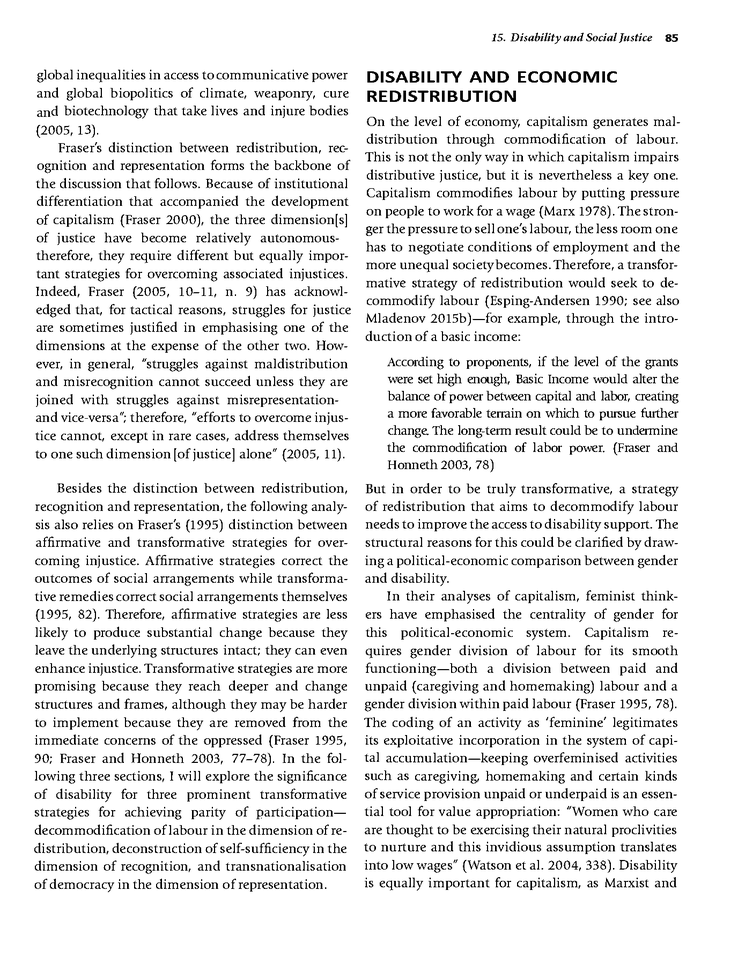
#> input picture sample.png, 738 x 957 px, shrunk from 1376 x 1785 before the run
$ jupyter execute --allow-errors 'Word Extraction From Image.ipynb'   (shell and % lines are left out)
#> lines starting #> are read from the running program, lines starting #| are printed output that depends on the picture; after the words box and inside, x2 and y2 are one past the last pixel; in counts of white or black regions, pixels touching at a corner belong together
# Text detection and extraction using OpenCV and Tesseract-OCR.

This notebook is for me to understand more about OpenCV and Tesseract-OCR.

## 1. Importing Necessary Library

Install library into python virtual environment

[cell 1]
import cv2
import pytesseract
import matplotlib.pyplot as plt

# Path to tesseract executable OCR engine
pytesseract.pytesseract.tesseract_cmd = r'C:/Program Files/Tesseract-OCR/tesseract.exe'

## Get the image

We take the image and grayscale it for the thresholding process later, as thresholding will take on binary value instead of RGB three channel.

[cell 2]
image_path = "sample.png" # Image Source: https://www.csusm.edu/iits/services/accessibility/guides/scanquality.html
image = cv2.imread(image_path)
#> image is the input picture: shape (957, 738, 3); min 0, max 255, mean 230.4

# Convert BGR to Grayscale (as OpenCV uses BGR by default)
gray = cv2.cvtColor(image, cv2.COLOR_BGR2GRAY)

## Apply Thresholding

[cell 3]
# Apply thresholding to get a binary image
ret, thresh1 = cv2.threshold(gray, 0, 255, cv2.THRESH_OTSU | cv2.THRESH_BINARY_INV)
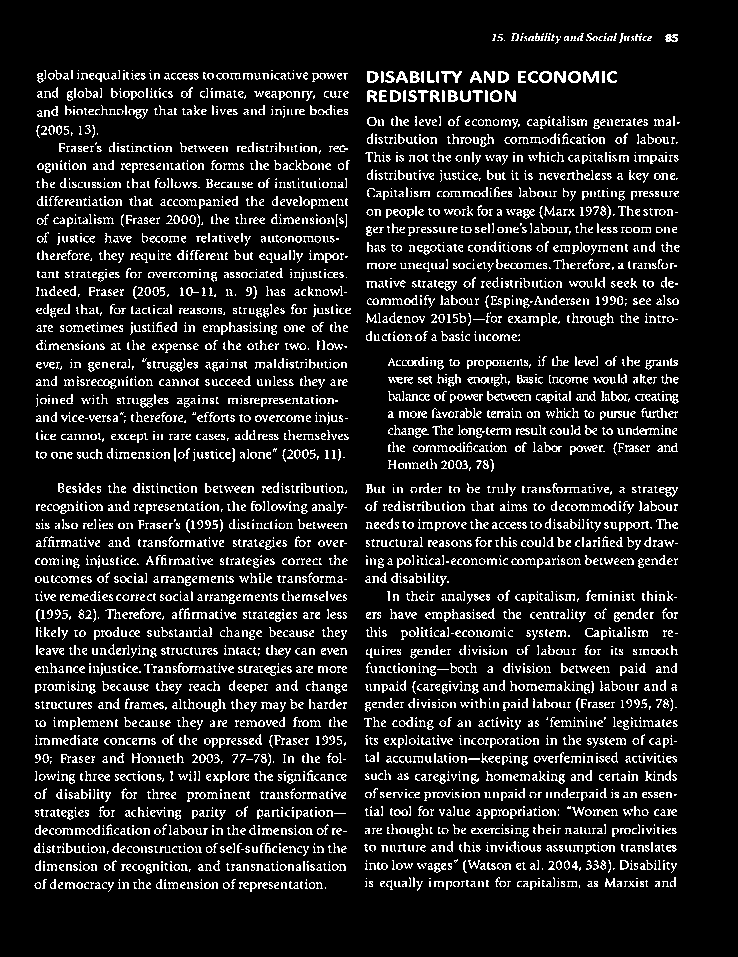
#> thresh1: shape (957, 738); 11.6% white in thin lines or dots, all inside (x1, y1, x2, y2) = (34, 33, 680, 892)
#> ret = 163

## Dilation

Kernel determines the size of operation for morphological operation which in this case is dilation. Dilation will expand the white spaces in a binary image, to better classify detected shapes into groups.

[cell 4]
# Specify kernel size
# Kernel big = more pixels (Detect sentences, paragraphs)
# Kernel small = less pixels (Detect words)
rect_kernel = cv2.getStructuringElement(cv2.MORPH_RECT, (6, 6))

# Dilation to connect text regions
dilation = cv2.dilate(thresh1, rect_kernel, iterations = 1)
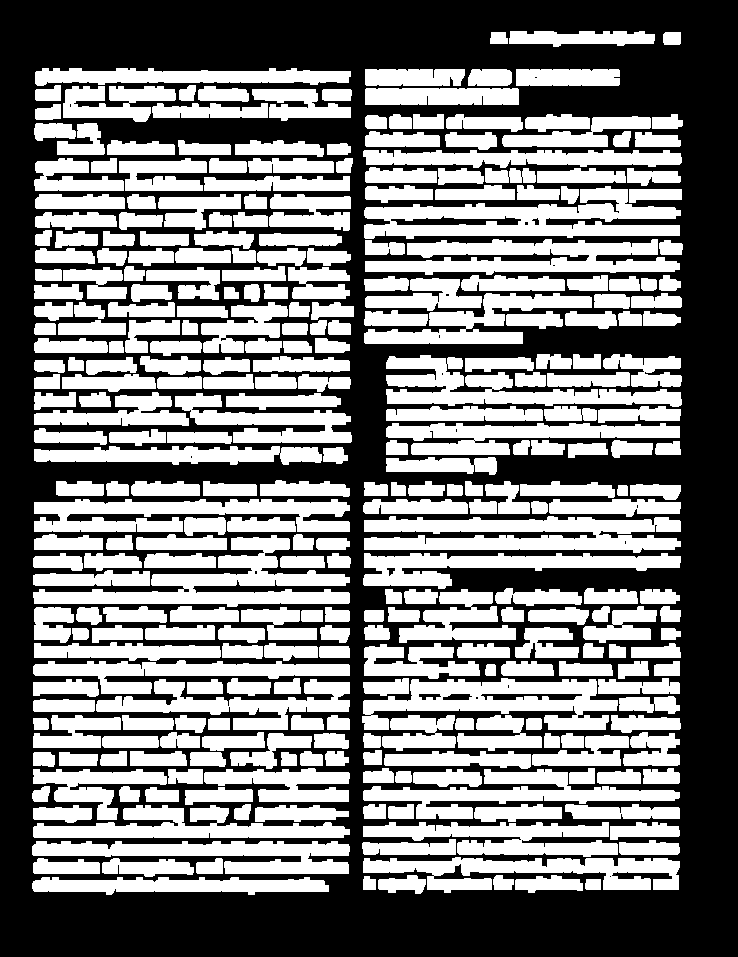
#> dilation: shape (957, 738); 48% white; 320 white regions, largest, box (x1, y1, x2, y2) and area: (364, 186, 681, 239) 8465, (364, 516, 681, 553) 8164, (33, 535, 350, 607) 7977

To understand what does it means by expanding white spaces, here is the example.

### When kernel = (6,6)

[cell 5]
# Display the dilated white areas
plt.figure(figsize=(10,10))
plt.imshow(dilation, cmap='gray')
plt.axis('off')
plt.show()

### When kernel = (18,18)

[cell 6]
# Specify kernel size
# Kernel big = more pixels (Detect sentences, paragraphs)
# Kernel small = less pixels (Detect words)
rect_kernel = cv2.getStructuringElement(cv2.MORPH_RECT, (18, 18))

# Dilation to connect text regions
dilation = cv2.dilate(thresh1, rect_kernel, iterations = 1)
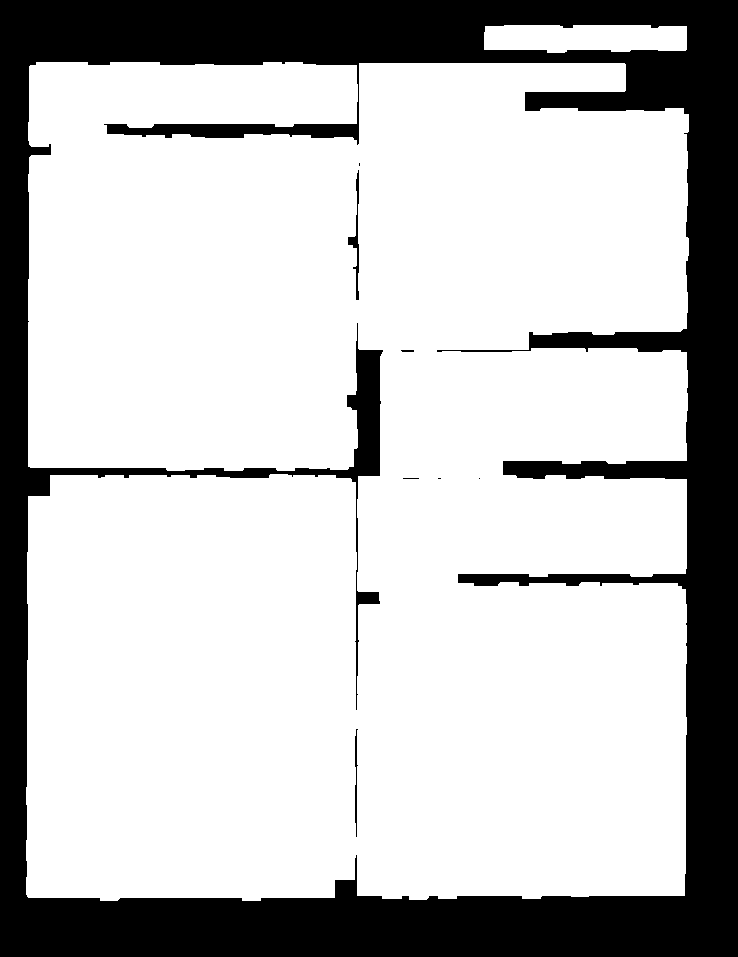
#> dilation: shape (957, 738); 75.3% white; 8 black regions (4 under 20 px)

[cell 7]
# Display the dilated white areas
plt.figure(figsize=(10,10))
plt.imshow(dilation, cmap='gray')
plt.axis('off')
plt.show()

## Find Contours

Contours are boundaries. We get the text groups from the dilated binary image using cv2.findContours. Then, we cropped out the boundaries from the image, and change the image to text contour by contour using Tesseract OCR.

[cell 8]
# Find contours
contours, hierarchy = cv2.findContours(dilation, cv2.RETR_EXTERNAL, cv2.CHAIN_APPROX_NONE)
#> contours = 2 contours; box (x1, y1, x2, y2) and area: (26, 62, 689, 901) 523732, (484, 25, 687, 53) 4860
# mode = how to retrieve contours
# method = how to approximate the contours

img2 = image.copy()

# Larger kernel = more pixels, less contours, smaller number of loops
print(f"Number of contours found = {len(contours)}\n")
#| Number of contours found = 2

#> (the rest of this cell did not finish here and is left out)

## Show the boundaries

[cell 9]
# Display the image with 8 bounding boxes as contours = 8
plt.figure(figsize=(10,10))
plt.imshow(cv2.cvtColor(img2, cv2.COLOR_BGR2RGB))
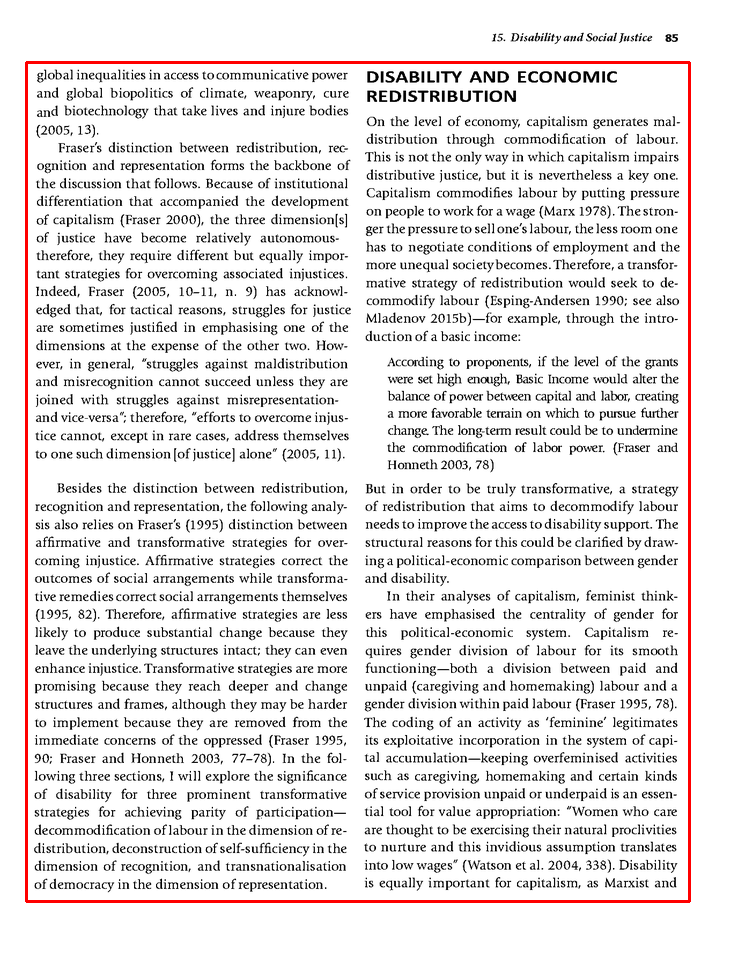
#> img2: shape (957, 738, 3); 1.28% of pixels changed, all inside (x1, y1, x2, y2) = (25, 61, 691, 903)
plt.axis('off')
plt.show()
